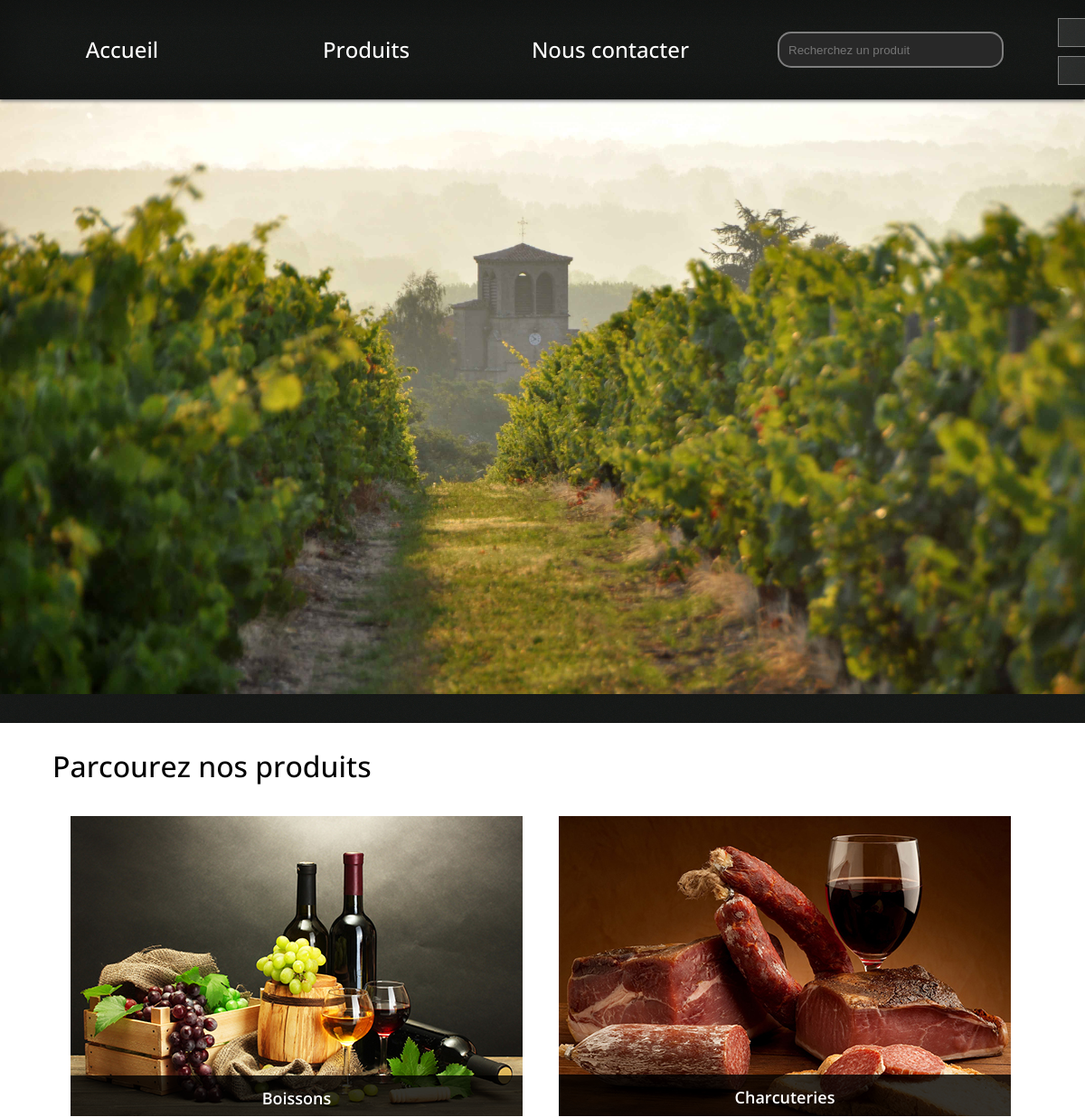
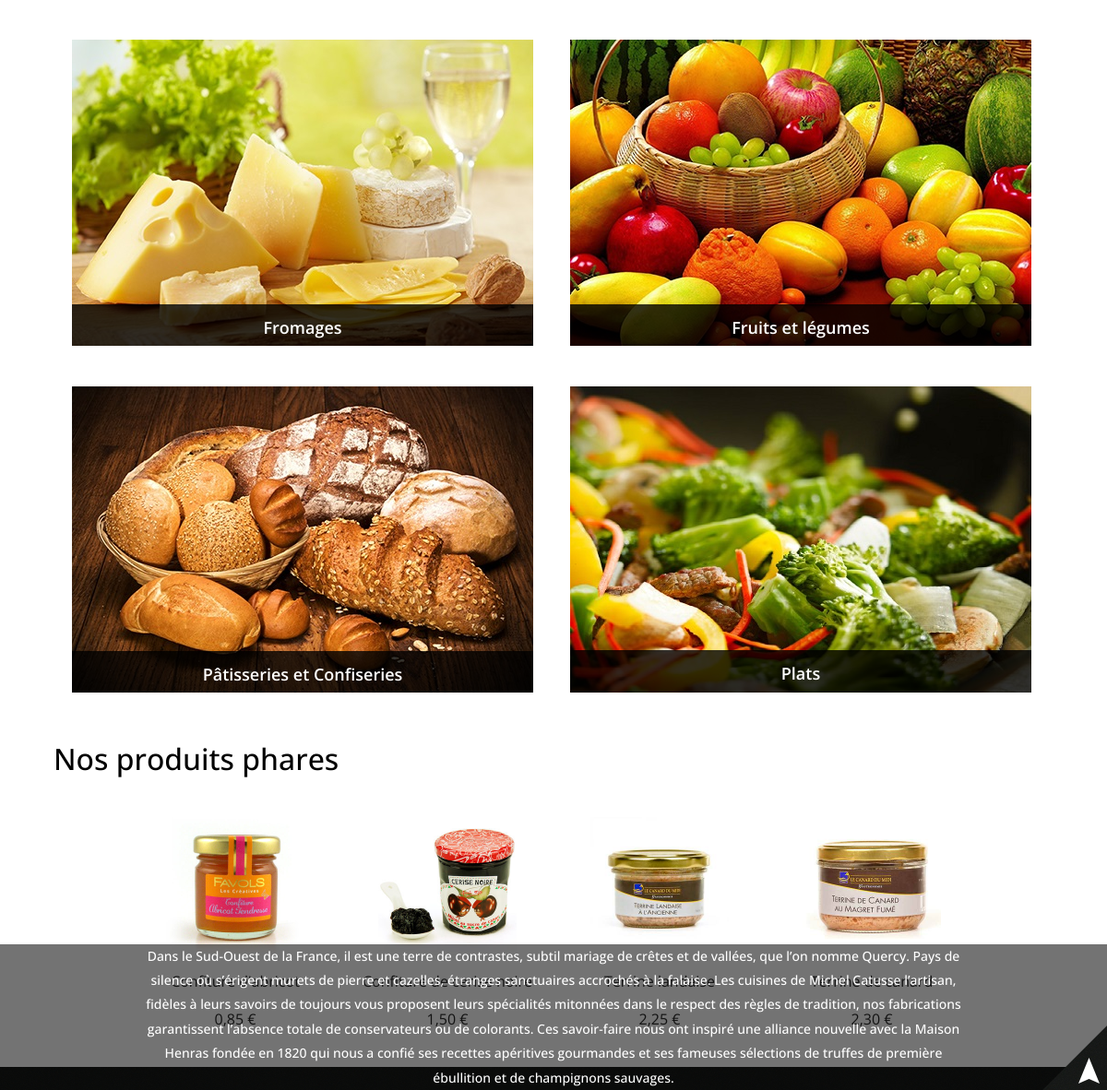
The page / on the database its author committed (2 pictures, top to bottom).
### tables this page shows
CREATE TABLE `categorie` (
  `code` varchar(20) NOT NULL,
  `nom` varchar(50) NOT NULL,
  `description` text
);

CREATE TABLE `produit` (
  `idProduit` int(11) NOT NULL,
  `nom` varchar(50) NOT NULL,
  `prix` float NOT NULL,
  `promotion` float NOT NULL,
  `stock` int(4) NOT NULL,
  `description` text NOT NULL,
  `categorie` varchar(20),
  `etat` int(1) NOT NULL
);

### src/bd/divers.bd.php (called while the page is built, shortened)
<?php
    function getConfigBD($argument_config) {
        $tabConfig = parse_ini_file("config.ini");
        return $tabConfig[$argument_config];
    }
    function openBD() {
        $cnx = new PDO(getConfigBD("info_bd"), getConfigBD("utilisateur"), getConfigBD("mdp"));
        return $cnx;
    }
    function getDescriptionAccueil() {
        $cnx = openBD();
        $rqt = "SELECT code, description FROM categorie WHERE code LIKE '\_accueil'";
        $description = $cnx->prepare($rqt);
        $description->setFetchMode(PDO::FETCH_OBJ);
        $aRetouner = "";
        if ($description->execute()) {
            $row = $description->fetch();
            $aRetouner = $row->description;
        }
        return $aRetouner;
    }
?>

### src/bd/categorie.bd.php (called while the page is built, shortened)
<?php
	function getListeCategorie() {
		$cnx = openBD();
		$rqt = "SELECT code, nom, description FROM categorie WHERE code NOT LIKE '\_%'";
		$listecat = $cnx->prepare($rqt);
		$listecat->setFetchMode(PDO::FETCH_OBJ);
		$aRetouner = array();
		if ($listecat->execute()) {
			$i=0;
			while($row = $listecat->fetch()) {
			    $aRetouner[$i] = array();
				$aRetouner[$i][0] = $row->code;
				$aRetouner[$i][1] = $row->nom;
				$aRetouner[$i][2] = $row->description;
				$i++;
			}
		}
		return $aRetouner;
	}
?>

### src/bd/produit.bd.php (called while the page is built, shortened)
<?php
    function getListeProduitPhare() {
        $cnx = openBD();
        $rqt = 'SELECT idProduit, nom, prix, stock, categorie FROM produit '
                .'WHERE idProduit ORDER BY prix';
        $requete = $cnx->prepare($rqt);
        $requete->setFetchMode(PDO::FETCH_OBJ);
        $aRetouner = array();
        if ($requete->execute()) {
            $i = 0;
            while(($row = $requete->fetch()) && $i < 4) {
                $aRetouner[$i] = array();
                $aRetouner[$i][0] = $row->idProduit;
                $aRetouner[$i][1] = $row->nom;
                $aRetouner[$i][2] = $row->prix;
                $i++;
            }
        }
        return $aRetouner;
    }
?>

### src/vue/produit.vue.php (the view, shortened to what this page needs)
<?php
    function displayListeProduitPhare($listeProduit) {
        $html = '<div class="white">';
        $html .= '<div class="produit">';
        $html .= '<h1 class="page-produit">Nos produits phares</h1>';
        $html .= '<div class="liste-produits-similaires">';
        foreach ($listeProduit as $produit) {
            $html .= '<a href="detailProduit.php?id='.$produit[0].'"><span class="produit-simili">';
            $html .= '<img src="images/produits/'.$produit[0].'.jpg">';
            $html .= '<h2>'.$produit[1].'</h2>';
            $html .= '<h3>'.number_format($produit[2], 2, ',', ' ').' €</h3>';
            $html .= '</span></a>';
        }
        $html .= '</div>';
        $html .= '</div>';
        $html .= '</div>';
        echo $html;
    }
?>

### src/index.php (shortened to what this page needs)
<?php session_start();
	include 'bd/categorie.bd.php';
	include 'bd/divers.bd.php';
	include 'bd/produit.bd.php';
	include 'vue/categorie.vue.php';
	include 'vue/divers.vue.php';
	include 'vue/produit.vue.php';
?>
<!DOCTYPE html>
<html>
	<head><?php includeHead(); ?></head>
	<body onload="document.getElementById('slider').style.height = (window.innerHeight - 110) + 'px';">
		<?php displayMenu();
		  displaySliderAccueil();
		  displayDescriptionAccueil(getDescriptionAccueil());
		  displayListeCategorie(getListeCategorie());
		  displayListeProduitPhare(getListeProduitPhare());
		  displayScroller();
		?>
	</body>
</html>

### src/vue/divers.vue.php (shortened to what this page needs)
<?php
    function includeHead() {
        $html = '<title>Mon bon terroir</title>';
        $html .= '<meta charset="UTF-8">';
        $html .= '<link rel="stylesheet" href="style.css" type="text/css">';
        $html .= '<script src="https://ajax.googleapis.com/ajax/libs/jquery/3.2.1/jquery.min.js"></script>';
        $html .= '<link href="https://fonts.googleapis.com/css?family=Open+Sans:400,600,300" rel="stylesheet" type="text/css">';
        $html .= '<link rel="stylesheet" href="https://cdnjs.cloudflare.com/ajax/libs/font-awesome/4.7.0/css/font-awesome.min.css">';
        $html .= '<script src="js/scroller.js"></script>';
        $html .= '<script src="js/search.js"></script>';
        if (!isset($_SESSION['pseudo'])) {
            $html .= '<script src="js/connexion.js"></script>';
        }
        echo $html;
    }
    function displayMenu() {
        $session = false;
        $admin = false;
        $html = '<header id="header">';
        $html .= '<div class="menu">';
        $html .= '<div class="item-menu btn"><a href="index.php">Accueil</a></div>';
        $html .= '<div class="item-menu btn">Produits</div>';
        $html .= '<div class="item-menu btn">Nous contacter</div>';
        $html .= '<input id="search" onkeypress="return keyPressOnSearch(event)" type="search" placeholder="Recherchez un produit" class="rechercher">';
        $html .= '<div class="compte">';
        if ($session && $admin) {
            $html .= '<a href="adminMenu.php"><i class="fa fa-wrench" aria-hidden="true"></i>Administrer</a>';
            $html .= '<a href="action/doDeconnexion.php" class="marge-lien"><i class="fa fa-sign-out" aria-hidden="true"></i>Se déconnecter</a>';
        } else {
            $html .= '<a onclick="openPopupConnexion()"><i class="fa fa-sign-in" aria-hidden="true"></i>Se connecter</a>';
            $html .= '<a href="inscription.php" class="marge-lien"><i class="fa fa-user" aria-hidden="true"></i>Créer un compte</a>';
        }
        $html .= '</div>';
        $html .= '</div>';
        $html .= '</header>';
        echo $html;
    }
    function displaySliderAccueil() {
        echo '<div class="slider" id="slider"><img src="images/font/terroir1.jpg" alt="Terroir"></div>';
    }
    function displayDescriptionAccueil($description) {
        $html = '<div class="legende"><p>';
        $html .= $description;
        $html .= '</p></div>';
        echo $html;
    }
    function displayScroller() {
        echo '<a href="#header"><span id="scroller"></span></a><footer></footer>';
    }
?>

### src/vue/categorie.vue.php (shortened to what this page needs)
<?php
    function displayListeCategorie($listeCategorie) {
        $html = '<div class="white">';
        $html .= '<div class="produit">';
        $html .= '<h1>Parcourez nos produits</h1>';
        $html .= '<div class="categorie">';
        foreach ($listeCategorie as $categorie) {
            $html .= '<a href="listeProduit.php?categorie=';
            $html .= $categorie[0];
            $html .= '"><span class="conteneur"><img src="images/categories/';
            $html .= $categorie[0];
            $html .= '.jpg"><figcaption class="legende-categorie">';
            $html .= $categorie[1];
            $html .= '</figcaption></span></a>';
        }
        $html .= '</div>';
        $html .= '</div>';
        $html .= '</div>';
        echo $html;
    }
?>

### src/style.css (style rules this page uses)
html, body { margin: 0px; padding: 0px; overflow-x: hidden; }
body { background-image: URL("images/font/background-noise.jpg"); pointer-events: auto; }
.white { background-color: white; }
h1 { font-family: Open Sans; font-size: 32px; font-style: normal; font-variant: normal; font-weight: 500; line-height: 26.4px; margin-top: 15px; }
h2 { font-family: Open Sans; font-size: 24px; font-style: normal; font-variant: normal; font-weight: 400; line-height: 26.4px; margin-top: 15px; }
header { margin: 0 0 0 0; padding: 0 0 0 0; background-image: URL("images/font/background-noise.jpg"); box-shadow: 0px 0px 40px 10px RGBA(0, 0, 0, 0.25) inset, 0px 2px 4px 0px GREY; position: relative; }
header .menu { width: 1500px; margin: 0 auto; padding-top: 20px; padding-bottom: 20px; }
header .menu .btn { text-align: center; font-family: Open Sans; font-size: 24px; font-style: normal; font-variant: normal; font-weight: 500; line-height: 70px; }
header .menu .item-menu { display: inline-block; width: 250px; color: white; margin-left: 10px; margin-right: 10px; height: 70px; float: left; }
header .menu .compte { display: inline-block; width: 250px; color: white; margin-left: 10px; margin-right: 10px; font-size: 18px; line-height: 14px; height: 70px; }
header .menu .compte a { color: white; line-height: 30px; cursor: pointer; font-family: Open Sans; font-size: 14px; font-style: normal; font-variant: normal; font-weight: 300; background-color: RGBA(255, 255, 255, 0.1); height: 30px; display: block; text-align: center; border: 1px solid RGBA(255, 255, 255, 0.4); transition: 0.2s; }
.marge-lien { margin-top: 10px; }
header a { text-decoration: none; color: white; }
header .menu .rechercher { display: inline-block; width: 250px; height: 40px; background-color: RGB(40, 40, 40); color: white; border: 2px solid RGBA(255, 255, 255, 0.4); border-radius: 15px; padding-left: 10px; margin-left: 50px; margin-right: 50px; margin-bottom: 15px; margin-top: 15px; float: left; }
footer { margin: 0 0 0 0; padding: 0 0 0 0; height: 25px; background-image: URL("images/font/background-noise.jpg"); bottom: 0; }
.produit { margin: 0 auto; padding: 0 0 0 0; min-width: 500px; max-width: 1084px; padding-top: 20px; }
.legende { margin: 0 0 0 0; padding: 0 0 0 0; background-color: RGBA(0, 0, 0, 0.55); position: absolute; bottom: 0; }
.legende p { color: white; text-align: center; width: 75%; font-family: Open Sans; font-size: 14px; font-style: normal; font-variant: normal; font-weight: 500; line-height: 26.4px; padding: 0 0 0 0; margin: 0 auto; }
.slider { overflow: hidden; }
.slider img { width: 100%; }
.categorie img { display: inline-block; margin: 0 0 0 0; padding: 0 0 0 0; text-align: center; }
.conteneur { width: 500px; height: 332px; overflow: hidden; display: inline-block; margin: 20px; }
#scroller { background-image: url('images/font/scrollToTop.png'); background-repeat: no-repeat; background-size: 75px; width: 75px; height: 75px; position: fixed; right: 0px; bottom: -5px; opacity: 1; cursor: pointer; transition: 0.2s; }
.page-produit { margin-bottom: 50px; }
.produit-simili { display: inline-block; padding-left: 15px; padding-right: 15px; width: 200px; transition: 0.2s; cursor: pointer; }
.produit-simili img { width: 150px; height: 150px; margin: 0 auto; display: block; }
.produit a { text-decoration: none; color: white; }
.produit-simili h2 { font-size: 16px; font-weight: 400; text-align: center; }
.produit-simili h3 { font-size: 16px; font-weight: 400; text-align: center; }
.liste-produits-similaires { text-align: center; margin-top: 25px; padding-bottom: 25px; }
.legende-categorie { width: 500px; height: 50px; background-color: RGBA(0, 0, 0, 0.8); display: block; text-align: center; font-family: Open Sans; font-size: 18px; font-style: normal; font-variant: normal; font-weight: 600; line-height: 50px; position: relative; bottom: 50px; }
.liste-produits-similaires a { color: RGB(40, 40, 40); font-family: Open Sans; }

### rows shown on the page
categorie: description "Dans le Sud-Ouest de la France, il est une terre de contrastes, subtil mariage de crêtes et de vallées, que l’on nomme Quercy. Pays de silence où s’érigent murets de pierre et cazelles, étranges sanctuaires accrochés à la falaise. Les cuisines de Michel Catusse l’artisan, fidèles à leurs savoirs de toujours vous proposent leurs spécialités mitonnées dans le respect des règles de tradition, nos fabrications garantissent l’absence totale de conservateurs ou de colorants. Ces savoir-faire nous ont inspiré une alliance nouvelle avec la Maison Henras fondée en 1820 qui nous a confié ses recettes apéritives gourmandes et ses fameuses sélections de truffes de première ébullition et de champignons…"
categorie: value "Boissons"
categorie: value "Charcuteries"
categorie: value "Fromages"
categorie: value "Fruits et légumes"
categorie: value "Pâtisseries et Confiseries"
categorie: value "Plats"
produit: shows a picture, nom "Confiture d'abricot", prix "0,85"
produit: shows a picture, nom "Confiture de cerise noire", prix "1,50"
produit: shows a picture, nom "Terrine landaise", prix "2,25"
produit: shows a picture, nom "Terrine de canard", prix "2,30"
